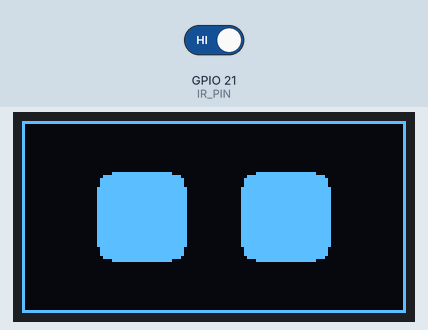
A sketch run on a simulated ESP32-S3. Parts: 128×64 one-colour display. Wiring (inferred from the names in the program): SSD1306 OLED at I2C address 0x3C. The inputs (shaded band) are chosen by the test bench; at power-on: GPIO 21 (IR_PIN) HIGH. What the sketch prints to the serial monitor is not drawn.

Above: at 1.0 s.
At 3.1 s:
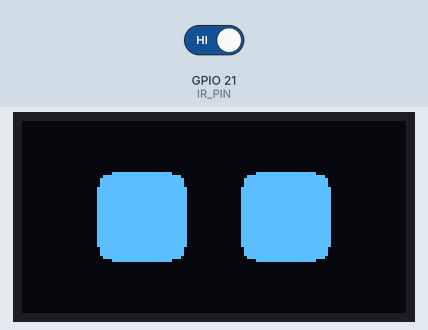
3.2 s: GPIO 21 (IR_PIN) driven LOW
At 4.8 s:
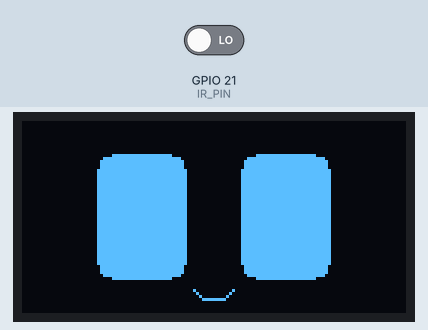
5.1 s: GPIO 21 (IR_PIN) driven HIGH
At 10.3 s:
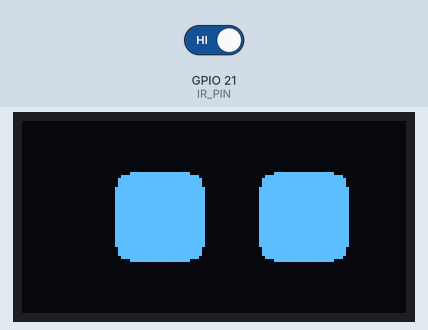
Timing chart, 0 to 11.8 s (numbered marks = the images above; inputs shaded):
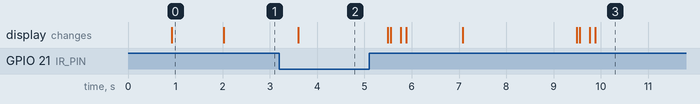

The sketch:

DeskPetInteraction.ino
```cpp
// GOOUUU ESP32-S3-CAM + 128x64 SSD1306 I2C OLED.
// OLED: GND -> GND, VCC -> 3V3, SCL -> GPIO42, SDA -> GPIO41.
// One IR obstacle module: VCC -> 3V3, GND -> GND, OUT -> GPIO21.
// Use the board's TTL USB-C connector. No external libraries required.
#include <Arduino.h>
#include <Wire.h>
#include <string.h>

constexpr int SDA_PIN = 41;
constexpr int SCL_PIN = 42;
constexpr int IR_PIN = 21;
constexpr int IR_ACTIVE_LEVEL = LOW;
constexpr uint32_t IR_DEBOUNCE_MS = 150;
bool irCandidate = false;
bool handNear = false;
uint32_t irChangedAt = 0;
uint8_t oledAddress = 0;
uint8_t pixels[128 * 64 / 8];
bool ready = false;
uint32_t lastRetry = 0;
uint32_t lastFrame = 0;
uint32_t animationStart = 0;
uint32_t lastLog = 0;

void updateSensor(uint32_t now) {
  const bool detected = digitalRead(IR_PIN) == IR_ACTIVE_LEVEL;
  if (detected != irCandidate) {
    irCandidate = detected;
    irChangedAt = now;
  }
  if (irCandidate != handNear && uint32_t(now - irChangedAt) >= IR_DEBOUNCE_MS) {
    handNear = irCandidate;
    Serial0.println(handNear ? "HAND NEAR - hello!" : "HAND AWAY - idle");
  }
}

bool commands(const uint8_t *data, size_t length) {
  Wire.beginTransmission(oledAddress);
  Wire.write(uint8_t(0x00));
  Wire.write(data, length);
  return Wire.endTransmission() == 0;
}

bool showFrame() {
  const uint8_t window[] = {0x21, 0, 127, 0x22, 0, 7};
  if (!commands(window, sizeof(window))) return false;
  for (size_t offset = 0; offset < sizeof(pixels); offset += 16) {
    Wire.beginTransmission(oledAddress);
    Wire.write(uint8_t(0x40));
    Wire.write(pixels + offset, 16);
    if (Wire.endTransmission() != 0) return false;
  }
  return true;
}

void pixel(int x, int y) {
  if (x >= 0 && x < 128 && y >= 0 && y < 64) {
    pixels[x + (y / 8) * 128] |= uint8_t(1 << (y & 7));
  }
}

void eye(int x, int centerY, int height) {
  const int width = 30;
  const int radius = height < 8 ? height / 2 : 5;
  const int top = centerY - height / 2;
  for (int dy = 0; dy < height; ++dy) {
    for (int dx = 0; dx < width; ++dx) {
      int cx = dx < radius ? radius - dx :
               (dx >= width - radius ? dx - (width - radius - 1) : 0);
      int cy = dy < radius ? radius - dy :
               (dy >= height - radius ? dy - (height - radius - 1) : 0);
      if (cx == 0 || cy == 0 || cx * cx + cy * cy <= radius * radius) {
        pixel(x + dx, top + dy);
      }
    }
  }
}

bool initScreen() {
  oledAddress = 0;
  Serial0.println("Scanning I2C: SDA=41, SCL=42, 100 kHz...");
  for (uint8_t address = 1; address < 127; ++address) {
    Wire.beginTransmission(address);
    if (Wire.endTransmission() == 0) {
      Serial0.printf("I2C device: 0x%02X\n", address);
      if (!oledAddress && (address == 0x3C || address == 0x3D)) {
        oledAddress = address;
      }
    }
  }
  if (!oledAddress) {
    Serial0.println("OLED NOT FOUND. Power off before checking the four wires.");
    return false;
  }
  // SSD1306 128x64, internal charge pump, horizontal addressing.
  const uint8_t init[] = {
    0xAE, 0xD5, 0x80, 0xA8, 0x3F, 0xD3, 0x00, 0x40,
    0x8D, 0x14, 0x20, 0x00, 0xA1, 0xC8, 0xDA, 0x12,
    0x81, 0x7F, 0xD9, 0xF1, 0xDB, 0x40, 0xA4, 0xA6
  };
  if (!commands(init, sizeof(init))) return false;
  memset(pixels, 0, sizeof(pixels));
  for (int x = 0; x < 128; ++x) { pixel(x, 0); pixel(x, 63); }
  for (int y = 0; y < 64; ++y) { pixel(0, y); pixel(127, y); }
  eye(25, 32, 30);
  eye(73, 32, 30);
  if (!showFrame()) return false;
  const uint8_t on[] = {0xAF};
  if (!commands(on, sizeof(on))) return false;
  Serial0.printf("OLED READY at 0x%02X. Move your hand in front of the IR sensor.\n", oledAddress);
  delay(1000);
  animationStart = millis();
  return true;
}

void setup() {
  // Explicit UART0 keeps logs on the CH340/TTL connector.
  Serial0.begin(115200);
  delay(800);
  Serial0.println("\nDeskPetInteraction v2 - OLED + IR on GPIO21");
  pinMode(IR_PIN, INPUT_PULLUP);
  irCandidate = digitalRead(IR_PIN) == IR_ACTIVE_LEVEL;
  irChangedAt = millis();
  Wire.begin(SDA_PIN, SCL_PIN, 100000);
  Wire.setTimeOut(50);
  ready = initScreen();
  lastRetry = millis();
}

void loop() {
  uint32_t now = millis();
  updateSensor(now);
  if (!ready) {
    if (uint32_t(now - lastRetry) >= 3000) {
      ready = initScreen();
      lastRetry = millis();
    }
    delay(10);
    return;
  }
  if (uint32_t(now - lastFrame) < 100) {
    delay(1);
    return;
  }
  lastFrame = now;
  const uint32_t elapsed = now - animationStart;
  const uint32_t phase = elapsed % 4000;
  int height = 30;
  if (phase >= 3400 && phase < 3500) height = 15;
  else if (phase >= 3500 && phase < 3700) height = 3;
  else if (phase >= 3700 && phase < 3800) height = 15;
  int gaze = 0;
  switch ((elapsed / 2500) % 4) {
    case 1: gaze = -6; break;
    case 3: gaze = 6; break;
  }
  if (handNear) {
    height = 42;
    gaze = 0;
  }
  memset(pixels, 0, sizeof(pixels));
  eye(25 + gaze, 32, height);
  eye(73 + gaze, 32, height);
  if (handNear) {
    // Small smile below the eyes.
    pixel(57, 56); pixel(58, 57); pixel(59, 58);
    for (int x = 60; x <= 67; ++x) pixel(x, 59);
    pixel(68, 58); pixel(69, 57); pixel(70, 56);
  }
  if (!showFrame()) {
    Serial0.println("I2C write failed. Retrying in 3 seconds.");
    ready = false;
    lastRetry = millis();
  }
  if (uint32_t(now - lastLog) >= 1000) {
    Serial0.printf("IR raw=%d, state=%s, uptime=%lu s\n",
                   digitalRead(IR_PIN), handNear ? "NEAR" : "IDLE",
                   (unsigned long)(now / 1000));
    lastLog = now;
  }
}
```

Measured:
- after the input at 3.2 s, the display: changes after 0.41 s (image 2)
- after the input at 5.1 s, the display: first changes after 0.40 s (image 3 shows a later state)
- what the display in image 0 shows lasts 1.1 s, from 0.9 s to 2.0 s
